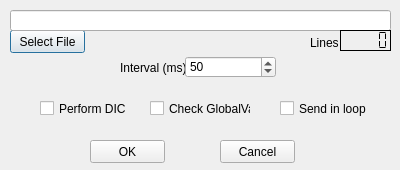
<?xml version="1.0" encoding="UTF-8"?>
<ui version="4.0">
 <class>selectRawFileForm</class>
 <widget class="QDialog" name="selectRawFileForm">
  <property name="geometry">
   <rect>
    <x>0</x>
    <y>0</y>
    <width>400</width>
    <height>170</height>
   </rect>
  </property>
  <property name="sizePolicy">
   <sizepolicy hsizetype="Fixed" vsizetype="Fixed">
    <horstretch>0</horstretch>
    <verstretch>0</verstretch>
   </sizepolicy>
  </property>
  <property name="maximumSize">
   <size>
    <width>400</width>
    <height>170</height>
   </size>
  </property>
  <property name="windowTitle">
   <string>Send Raw Command</string>
  </property>
  <property name="windowIcon">
   <iconset resource="../icons.qrc">
    <normaloff>:/nuts.ico</normaloff>:/nuts.ico</iconset>
  </property>
  <widget class="QPushButton" name="selectFileButton">
   <property name="geometry">
    <rect>
     <x>10</x>
     <y>30</y>
     <width>75</width>
     <height>23</height>
    </rect>
   </property>
   <property name="text">
    <string>Select File</string>
   </property>
  </widget>
  <widget class="QLineEdit" name="fileLineEdit">
   <property name="geometry">
    <rect>
     <x>10</x>
     <y>10</y>
     <width>381</width>
     <height>21</height>
    </rect>
   </property>
   <property name="readOnly">
    <bool>true</bool>
   </property>
  </widget>
  <widget class="QLabel" name="linesCountLabel">
   <property name="geometry">
    <rect>
     <x>310</x>
     <y>35</y>
     <width>31</width>
     <height>16</height>
    </rect>
   </property>
   <property name="text">
    <string>Lines</string>
   </property>
  </widget>
  <widget class="QLabel" name="intervalLabel">
   <property name="geometry">
    <rect>
     <x>120</x>
     <y>60</y>
     <width>66</width>
     <height>16</height>
    </rect>
   </property>
   <property name="text">
    <string>Interval (ms)</string>
   </property>
  </widget>
  <widget class="QSpinBox" name="intervalBox">
   <property name="geometry">
    <rect>
     <x>185</x>
     <y>56</y>
     <width>91</width>
     <height>22</height>
    </rect>
   </property>
   <property name="maximum">
    <number>60000</number>
   </property>
   <property name="value">
    <number>50</number>
   </property>
  </widget>
  <widget class="QCheckBox" name="loopBox">
   <property name="geometry">
    <rect>
     <x>280</x>
     <y>100</y>
     <width>101</width>
     <height>17</height>
    </rect>
   </property>
   <property name="text">
    <string>Send in loop</string>
   </property>
  </widget>
  <widget class="QPushButton" name="okButton">
   <property name="geometry">
    <rect>
     <x>90</x>
     <y>140</y>
     <width>75</width>
     <height>23</height>
    </rect>
   </property>
   <property name="text">
    <string>OK</string>
   </property>
  </widget>
  <widget class="QPushButton" name="cancelButton">
   <property name="geometry">
    <rect>
     <x>220</x>
     <y>140</y>
     <width>75</width>
     <height>23</height>
    </rect>
   </property>
   <property name="text">
    <string>Cancel</string>
   </property>
  </widget>
  <widget class="QLCDNumber" name="commandsCount">
   <property name="enabled">
    <bool>true</bool>
   </property>
   <property name="geometry">
    <rect>
     <x>340</x>
     <y>30</y>
     <width>51</width>
     <height>21</height>
    </rect>
   </property>
   <property name="frameShape">
    <enum>QFrame::Box</enum>
   </property>
   <property name="frameShadow">
    <enum>QFrame::Plain</enum>
   </property>
   <property name="segmentStyle">
    <enum>QLCDNumber::Flat</enum>
   </property>
  </widget>
  <widget class="QCheckBox" name="dicBox">
   <property name="geometry">
    <rect>
     <x>40</x>
     <y>100</y>
     <width>101</width>
     <height>17</height>
    </rect>
   </property>
   <property name="text">
    <string>Perform DIC</string>
   </property>
  </widget>
  <widget class="QCheckBox" name="gvBox">
   <property name="geometry">
    <rect>
     <x>150</x>
     <y>100</y>
     <width>101</width>
     <height>17</height>
    </rect>
   </property>
   <property name="text">
    <string>Check GlobalVars</string>
   </property>
  </widget>
 </widget>
 <resources>
  <include location="../icons.qrc"/>
 </resources>
 <connections/>
</ui>
